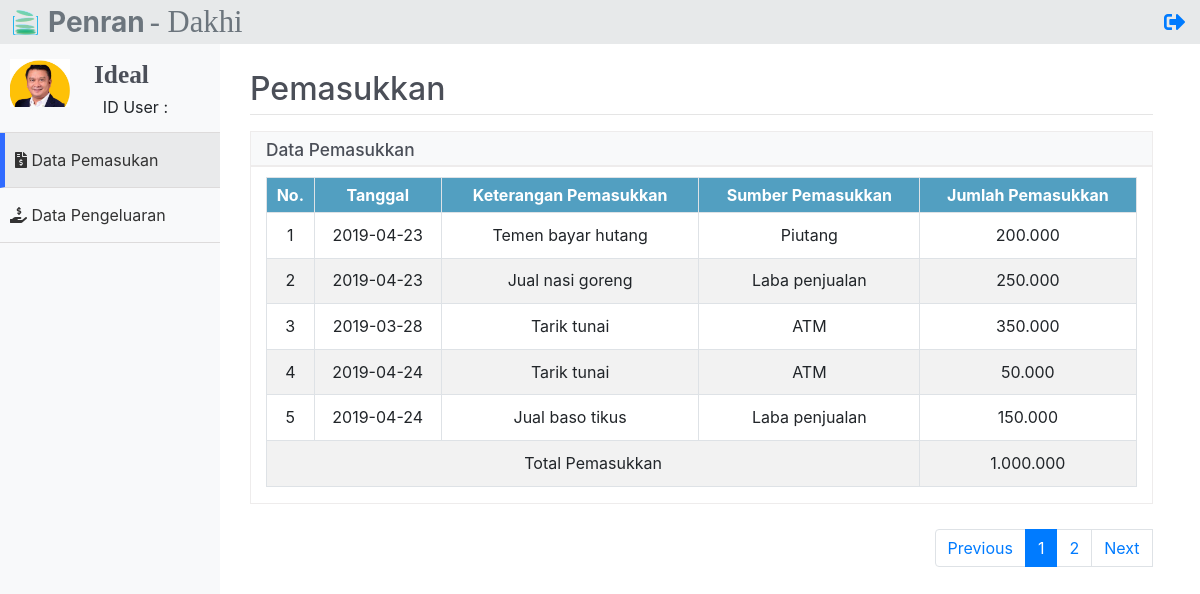
Page /pemasukkanUser.php?username=ideal (signed in) on the committed database.
### tables this page shows
CREATE TABLE `pemasukkan` (
  `id` int(11) NOT NULL AUTO_INCREMENT,
  `tanggal` date NOT NULL,
  `keterangan` varchar(30) NOT NULL,
  `sumber` varchar(30) NOT NULL,
  `jumlah` varchar(250) NOT NULL,
  `username` varchar(50) NOT NULL,
  PRIMARY KEY (`id`),
  KEY `fk_username_masuk` (`username`),
  CONSTRAINT `fk_username_masuk` FOREIGN KEY (`username`) REFERENCES `users` (`username`) ON DELETE CASCADE ON UPDATE CASCADE
);

### function/functions.php (called while the page is built, shortened)
<?php
$db_host = 'localhost';
$db_user = 'root';
$db_pass = '';
$db_name = 'dompet-qu';
$koneksi = mysqli_connect($db_host, $db_user, $db_pass, $db_name);
function query($query) {
    global $koneksi;
    $result = mysqli_query($koneksi, $query);
    $rows = [];
    while ($row = mysqli_fetch_assoc($result)) {
        $rows[] = $row;
    }
    return $rows;
}
?>

### pemasukkanUser.php (the view, shortened to what this page needs)
<?php
require 'function/functions.php';
$username = $_GET['username'];
$idUser = $_GET['idUser'];
$jumlahTabel = 5;
$jumlahData = count(query("SELECT * FROM pemasukkan WHERE username = '$username'"));
$jumlahHalaman = ceil($jumlahData / $jumlahTabel);
$halamanAktif = (isset($_GET['halaman'])) ? $_GET['halaman'] : 1;
$awalData = ($jumlahTabel * $halamanAktif) - $jumlahTabel;
$pemasukkan = query("SELECT * FROM pemasukkan WHERE username = '$username' LIMIT $awalData, $jumlahTabel");
?>
<!DOCTYPE html>
<html lang="en">
<head>
    <link rel="stylesheet" href="css/bootstrap.css">
    <link rel="stylesheet" href="css/bootstrap.min.css">
    <link rel="stylesheet" href="css/bootstrap-reboot.min.css">
    <link rel="stylesheet" href="https://use.fontawesome.com/releases/v5.6.3/css/all.css"
>
    <link rel="stylesheet" href="css/styler.css?v=1.0">
    <link rel="stylesheet" type="text/css" href="https://cdnjs.cloudflare.com/ajax/libs/sweetalert/1.1.3/sweetalert.min.css">
</head>
<body>
    <div class="header">
        <img src="img/favicon.png" width="25px" height="25px" class="float-left logo-fav">
        <h3 class="text-secondary font-weight-bold float-left logo">Penran</h3>
        <h3 class="text-secondary float-left logo2">- Dakhi</h3>
        <a href="administrator">
            <div class="logout">
                <i class="fas fa-sign-out-alt float-right log"></i>
            </div>
        </a>
    </div>
    <div class="sidebar">
        <nav>
            <ul>
                <li>
                    <img src="img/profile.png" class="img-fluid profile float-left" width="60px">
                    <h5 class="admin"><?= ucwords(substr($username, 0, 7)) ?></h5>
                    <div class="online">
                        <p class="float-right ontext">ID User : <?= $idUser ?></p>
                    </div>
                </li>
                <a href="pemasukkanUser?username=<?= $username ?>&idUser=<?= $idUser ?>" style="text-decoration: none;">
                    <li class="aktif" style="border-left: 5px solid #306bff;">
                        <div>
                            <span><i class="fas fa-file-invoice-dollar"></i></span>
                            <span>Data Pemasukan</span>
                        </div>
                    </li>
                </a>
                <a href="pengeluaranUser?username=<?= $username ?>&idUser=<?= $idUser ?>" style="text-decoration: none;">
                <li style="cursor:pointer;">
                    <div>
                        <span><i class="fas fa-hand-holding-usd"></i></span>
                        <span>Data Pengeluaran</span>
                    </div>
                </li></a>
            </ul>
        </nav>
    </div>
    <div class="main-content khusus">
        <div class="konten khusus2">
            <div class="konten_dalem khusus3">
                <h2 class="head" style="color: #4b4f58;">Pemasukkan</h2>
                <hr style="margin-top: -2px;">
                <div class="headline">
                    <h5>Data Pemasukkan</h5>
                </div>
                <div class="container" id="container">
                    <div class="row tampil" id="row">
                        <div class="col-md-12">
                            <div class="table-responsive">
                                <table class="table table-sm table-hover table-striped table-bordered">
                                    <tr>
                                        <th>No.</th>
                                        <th>Tanggal</th>
                                        <th>Keterangan Pemasukkan</th>
                                        <th>Sumber Pemasukkan</th>
                                        <th>Jumlah Pemasukkan</th>
                                    </tr>
                                    <?php $i = 1; ?>
                                    <?php foreach ($pemasukkan as $row) : ?>
                                    <tr class="show" id="<?= $row['username'] ?>">
                                        <td> <?= $i ?> </td>
                                        <td data-target="tanggal"><?= htmlspecialchars($row['tanggal']) ?></td>
                                        <td data-target="keterangan"><?= htmlspecialchars($row['keterangan']) ?></td>
                                        <td data-target="sumber"><?= htmlspecialchars($row['sumber']) ?></td>
                                        <td data-target="jumlahMasuk"><?= htmlspecialchars($row['jumlah']) ?></td>
                                    </tr>
                                    <?php
                                        $jumlah2[] = $row["jumlah"];
                                        $jumlahConvert = str_replace('.', '', $jumlah2);
                                        $totali = array_sum($jumlahConvert);
                                        $hasilJumlah = number_format($totali, 0, ',', '.');
                                    ?>
                                    <?php $i++ ?>
                                    <?php endforeach; ?>
                                    <?php if(isset($jumlah2) != null) :?>
                                    <tr>
                                        <td colspan="4">Total Pemasukkan</td>
                                        <td id="total" data-target="total"><?= $hasilJumlah ?></td>
                                    </tr>
                                    <?php endif; ?>
                                </table>
                            </div>
                        </div>
                    </div>
                </div>
                    <div class="panel-footer">
                        <nav class="float-right page">
                            <ul class="pagination">
                                <?php if ($halamanAktif > 1) : ?>
                                <li class="page-item">
                                    <a href="?halaman=<?= $halamanAktif - 1 ?>&username=<?= $username ?>&idUser=<?= $idUser ?>" class="page-link">Previous</a>
                                </li>
                                <?php else : ?>
                                <li class="page-item">
                                    <div class="page-link">Previous</div>
                                </li>
                                <?php endif; ?>
                                <?php for ($i = 1; $i <= $jumlahHalaman; $i++) : ?>
                                    <?php if ($i == $halamanAktif) : ?>
                                    <li class="page-item active" aria-current="page">
                                        <a class="page-link" href="?halaman=<?= $i; ?>&username=<?= $username ?>&idUser=<?= $idUser ?>"><?= $i; ?></a>
                                    </li>
                                    <?php else : ?>
                                    <li class="page-item" aria-current="page">
                                        <a class="page-link" href="?halaman=<?= $i; ?>&username=<?= $username ?>&idUser=<?= $idUser ?>"><?= $i; ?></a>
                                    </li>
                                    <?php endif; ?>
                                <?php endfor; ?>
                                <?php if ($halamanAktif < $jumlahHalaman) : ?>
                                <li>
                                    <a href="?halaman=<?= $halamanAktif + 1 ?>&username=<?= $username ?>&idUser=<?= $idUser ?>" class="page-link" href="#">Next</a>
                                </li>
                                <?php else : ?>
                                <li class="page-item">
                                    <div class="page-link">Next</div>
                                </li>
                                <?php endif; ?>
                            </ul>
                        </nav>
                    </div>
            </div>
        </div>
    </div>
</body>
</html>

### css/styler.css (style rules this page uses)
* { padding: 0; margin: 0; box-sizing: border-box; }
html, body { height: 100%; }
.header { position: fixed; height: 44px; width: 100%; background: #e7e9ea; z-index: 4; }
h3.logo { line-height: 44px; margin-left: 10px; }
.logo2 { line-height: 44px; margin-left: 5px; font-size: 23pt; font-family: nyala; }
.logo-fav { margin-left: 13px; margin-top: 10px; }
.sidebar { position: fixed; width: 100%; background: #f8f9fa; height: 100%; z-index: 3; padding-top: 44px; }
.konten_dalem { width: 95%; }
.aktif { background: #e9eaeb; }
span { color: #333; }
.sidebar ul { list-style: none; padding: 0; margin: 0; }
.sidebar ul li { padding: 15px 10px; cursor: pointer; border-bottom: 1px solid rgb(221, 219, 219); }
.sidebar ul li i { color: #333; }
.main-content { padding-top: 50px; }
.log { font-size: 16pt; line-height: 45px; margin-right: 10px; }
.logout { font-family: nyala; font-size: 17pt; line-height: 44px; margin-right: 5px; }
div.konten { margin-left: 50px; margin-top: 20px; }
th { background: #529fc1; color: #fff; padding: 5px; text-align: center; }
td { line-height: 35px; text-align: center; }
.page { margin-top: -5px; }
.container { margin-bottom: 30px; border: 1px solid rgb(238, 236, 236); max-width: 100%; }
.headline { height: 35px; background: #f8f9fa; border: 1px solid rgb(238, 236, 236); }
.headline h5 { font-size: 13pt; line-height: 35px; margin-left: 15px; color: #4b4f58; }
.row { margin-top: 10px; }
.admin { font-size: 19pt; font-weight: bold; font-family: nyala; margin-right: 40px; color: #4b4f58; margin-bottom: 28px; margin-left: 84px; }
.online { font-size: 12pt; margin-right: 42px; }
.ontext { margin-top: -22px; margin-left: 5px; }
.profile { transition: 1.2s; }
@media screen and (min-width: 600px) { .sidebar { width: 80px; } }
@media screen and (min-width: 600px) { .sidebar ul li span:nth-child(2) { display: none; } }
@media screen and (min-width: 600px) { .sidebar ul li { text-align: center; } }
@media screen and (min-width: 600px) { .sidebar ul li i { font-size: 26px; } }
@media screen and (min-width: 600px) { .main-content { margin-left: 80px; } }
@media screen and (min-width: 1000px) { .sidebar { width: 220px; } }
@media screen and (min-width: 1000px) { .sidebar ul li { text-align: left; } }
@media screen and (min-width: 1000px) { .sidebar ul li span:nth-child(2) { display: inline; } }
@media screen and (min-width: 1000px) { .sidebar ul li i { font-size: 16px; } }
@media screen and (min-width: 1000px) { .main-content { margin-left: 200px; } }

### rows in the picture
pemasukkan: tanggal "2019-04-23", keterangan "Temen bayar hutang", sumber "Piutang", jumlah "200.000"
pemasukkan: tanggal "2019-04-23", keterangan "Jual nasi goreng", sumber "Laba penjualan", jumlah "250.000"
pemasukkan: tanggal "2019-03-28", keterangan "Tarik tunai", sumber "ATM", jumlah "350.000"
pemasukkan: tanggal "2019-04-24", keterangan "Tarik tunai", sumber "ATM", jumlah "50.000"
pemasukkan: tanggal "2019-04-24", keterangan "Jual baso tikus", sumber "Laba penjualan", jumlah "150.000"

### other values in the picture
substr($username, 0, 7) "Ideal"
$hasilJumlah "1.000.000"
